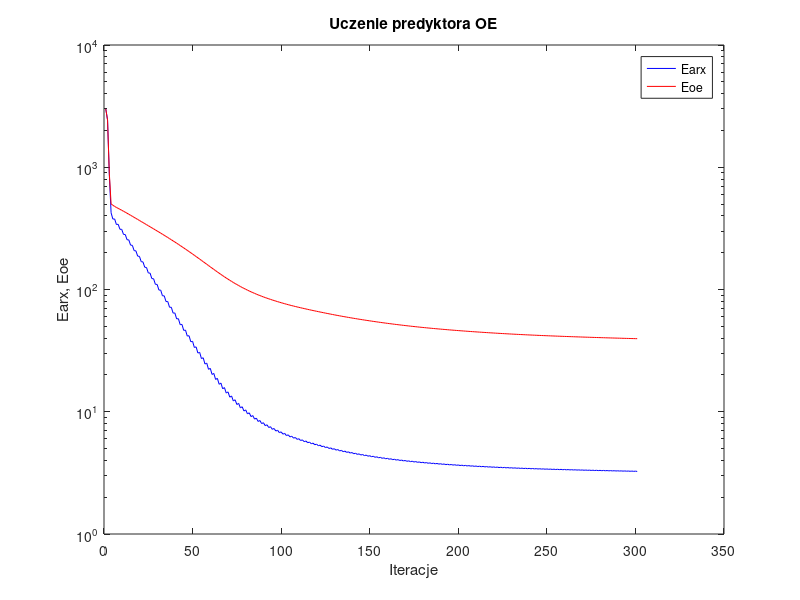
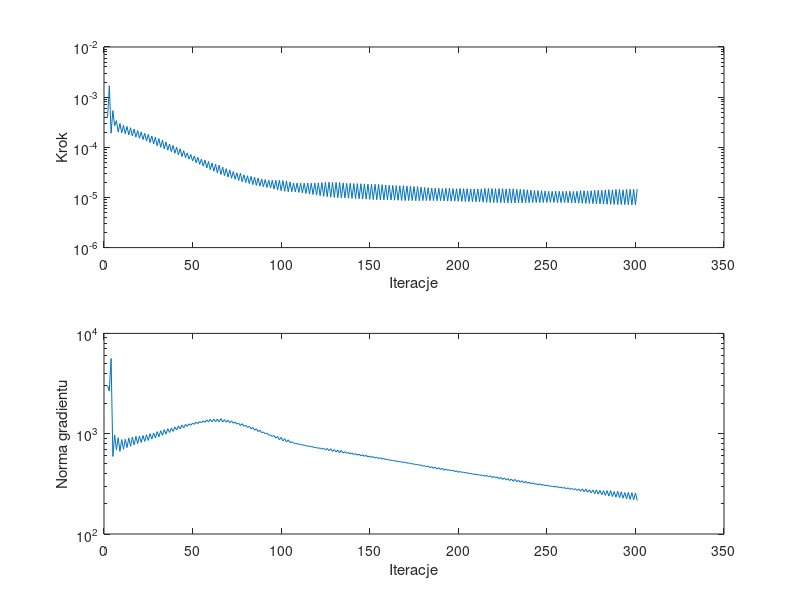

Here is the MATLAB script that generated these plots, in order:
%uczenie predyktora oe
clear all;
n=0; farx(n+1)=2.999326e+003; foe(n+1)=3.001473e+003; wspucz(n+1)=0.000000e+000; ng(n+1)=0.000000e+000;
n=1; farx(n+1)=2.442618e+003; foe(n+1)=2.430239e+003; krok(n+1)=3.870231e-004; ng(n+1)=3.023827e+003;
n=2; farx(n+1)=8.724924e+002; foe(n+1)=8.907636e+002; krok(n+1)=1.691206e-003; ng(n+1)=2.658602e+003;
n=3; farx(n+1)=4.241689e+002; foe(n+1)=5.013745e+002; krok(n+1)=1.906226e-004; ng(n+1)=5.627907e+003;
n=4; farx(n+1)=3.768711e+002; foe(n+1)=4.890605e+002; krok(n+1)=5.391128e-004; ng(n+1)=5.929595e+002;
n=5; farx(n+1)=3.777293e+002; foe(n+1)=4.781644e+002; krok(n+1)=2.702490e-004; ng(n+1)=9.717736e+002;
n=6; farx(n+1)=3.401004e+002; foe(n+1)=4.691294e+002; krok(n+1)=3.411214e-004; ng(n+1)=6.908843e+002;
n=7; farx(n+1)=3.416530e+002; foe(n+1)=4.610894e+002; krok(n+1)=2.007086e-004; ng(n+1)=9.116649e+002;
n=8; farx(n+1)=3.107752e+002; foe(n+1)=4.528369e+002; krok(n+1)=2.986037e-004; ng(n+1)=6.657802e+002;
n=9; farx(n+1)=3.105746e+002; foe(n+1)=4.448979e+002; krok(n+1)=1.935115e-004; ng(n+1)=8.742706e+002;
n=10; farx(n+1)=2.823268e+002; foe(n+1)=4.366558e+002; krok(n+1)=2.749912e-004; ng(n+1)=7.003264e+002;
n=11; farx(n+1)=2.815503e+002; foe(n+1)=4.287636e+002; krok(n+1)=1.864955e-004; ng(n+1)=8.811823e+002;
n=12; farx(n+1)=2.554186e+002; foe(n+1)=4.205699e+002; krok(n+1)=2.608382e-004; ng(n+1)=7.274304e+002;
n=13; farx(n+1)=2.545568e+002; foe(n+1)=4.127458e+002; krok(n+1)=1.764835e-004; ng(n+1)=9.062734e+002;
n=14; farx(n+1)=2.306958e+002; foe(n+1)=4.046909e+002; krok(n+1)=2.456358e-004; ng(n+1)=7.496247e+002;
n=15; farx(n+1)=2.297645e+002; foe(n+1)=3.970436e+002; krok(n+1)=1.681794e-004; ng(n+1)=9.217874e+002;
n=16; farx(n+1)=2.080372e+002; foe(n+1)=3.892208e+002; krok(n+1)=2.308086e-004; ng(n+1)=7.740483e+002;
n=17; farx(n+1)=2.071573e+002; foe(n+1)=3.817893e+002; krok(n+1)=1.592395e-004; ng(n+1)=9.396698e+002;
n=18; farx(n+1)=1.875711e+002; foe(n+1)=3.742364e+002; krok(n+1)=2.148506e-004; ng(n+1)=7.976546e+002;
n=19; farx(n+1)=1.866723e+002; foe(n+1)=3.670832e+002; krok(n+1)=1.513017e-004; ng(n+1)=9.467312e+002;
n=20; farx(n+1)=1.689394e+002; foe(n+1)=3.598088e+002; krok(n+1)=2.015675e-004; ng(n+1)=8.181712e+002;
n=21; farx(n+1)=1.681278e+002; foe(n+1)=3.529203e+002; krok(n+1)=1.426314e-004; ng(n+1)=9.594819e+002;
n=22; farx(n+1)=1.520203e+002; foe(n+1)=3.459229e+002; krok(n+1)=1.897731e-004; ng(n+1)=8.373517e+002;
n=23; farx(n+1)=1.513468e+002; foe(n+1)=3.392809e+002; krok(n+1)=1.333319e-004; ng(n+1)=9.766317e+002;
n=24; farx(n+1)=1.366227e+002; foe(n+1)=3.325371e+002; krok(n+1)=1.802468e-004; ng(n+1)=8.562909e+002;
n=25; farx(n+1)=1.361494e+002; foe(n+1)=3.261061e+002; krok(n+1)=1.239407e-004; ng(n+1)=1.001442e+003;
n=26; farx(n+1)=1.228359e+002; foe(n+1)=3.196065e+002; krok(n+1)=1.681794e-004; ng(n+1)=8.825566e+002;
n=27; farx(n+1)=1.224394e+002; foe(n+1)=3.134098e+002; krok(n+1)=1.159103e-004; ng(n+1)=1.017829e+003;
n=28; farx(n+1)=1.102622e+002; foe(n+1)=3.071184e+002; krok(n+1)=1.592395e-004; ng(n+1)=9.072747e+002;
n=29; farx(n+1)=1.100305e+002; foe(n+1)=3.010945e+002; krok(n+1)=1.070782e-004; ng(n+1)=1.048368e+003;
n=30; farx(n+1)=9.898371e+001; foe(n+1)=2.949857e+002; krok(n+1)=1.489847e-004; ng(n+1)=9.324600e+002;
n=31; farx(n+1)=9.884183e+001; foe(n+1)=2.891480e+002; krok(n+1)=1.001340e-004; ng(n+1)=1.070443e+003;
n=32; farx(n+1)=8.880698e+001; foe(n+1)=2.832268e+002; krok(n+1)=1.385237e-004; ng(n+1)=9.622139e+002;
n=33; farx(n+1)=8.876468e+001; foe(n+1)=2.775462e+002; krok(n+1)=9.323759e-005; ng(n+1)=1.096666e+003;
n=34; farx(n+1)=7.966677e+001; foe(n+1)=2.717899e+002; krok(n+1)=1.283338e-004; ng(n+1)=9.922120e+002;
n=35; farx(n+1)=7.971042e+001; foe(n+1)=2.662601e+002; krok(n+1)=8.763006e-005; ng(n+1)=1.121124e+003;
n=36; farx(n+1)=7.154015e+001; foe(n+1)=2.606866e+002; krok(n+1)=1.162937e-004; ng(n+1)=1.028769e+003;
n=37; farx(n+1)=7.159432e+001; foe(n+1)=2.553200e+002; krok(n+1)=8.191911e-005; ng(n+1)=1.136162e+003;
n=38; farx(n+1)=6.413649e+001; foe(n+1)=2.498653e+002; krok(n+1)=1.089251e-004; ng(n+1)=1.055839e+003;
n=39; farx(n+1)=6.428453e+001; foe(n+1)=2.446110e+002; krok(n+1)=7.598256e-005; ng(n+1)=1.167997e+003;
n=40; farx(n+1)=5.750705e+001; foe(n+1)=2.392938e+002; krok(n+1)=1.007341e-004; ng(n+1)=1.087623e+003;
n=41; farx(n+1)=5.771660e+001; foe(n+1)=2.341575e+002; krok(n+1)=7.035223e-005; ng(n+1)=1.196286e+003;
n=42; farx(n+1)=5.156631e+001; foe(n+1)=2.289606e+002; krok(n+1)=9.345155e-005; ng(n+1)=1.115706e+003;
n=43; farx(n+1)=5.182546e+001; foe(n+1)=2.239475e+002; krok(n+1)=6.546014e-005; ng(n+1)=1.222046e+003;
n=44; farx(n+1)=4.628626e+001; foe(n+1)=2.188877e+002; krok(n+1)=8.559513e-005; ng(n+1)=1.145777e+003;
n=45; farx(n+1)=4.657323e+001; foe(n+1)=2.140183e+002; krok(n+1)=6.197037e-005; ng(n+1)=1.238451e+003;
n=46; farx(n+1)=4.158697e+001; foe(n+1)=2.091336e+002; krok(n+1)=7.737572e-005; ng(n+1)=1.183551e+003;
n=47; farx(n+1)=4.188597e+001; foe(n+1)=2.044088e+002; krok(n+1)=5.792561e-005; ng(n+1)=1.253700e+003;
n=48; farx(n+1)=3.735709e+001; foe(n+1)=1.996674e+002; krok(n+1)=7.188658e-005; ng(n+1)=1.213429e+003;
n=49; farx(n+1)=3.769280e+001; foe(n+1)=1.950770e+002; krok(n+1)=5.354731e-005; ng(n+1)=1.278018e+003;
n=50; farx(n+1)=3.356700e+001; foe(n+1)=1.904828e+002; krok(n+1)=6.738910e-005; ng(n+1)=1.240486e+003;
n=51; farx(n+1)=3.394200e+001; foe(n+1)=1.860285e+002; krok(n+1)=4.916986e-005; ng(n+1)=1.305691e+003;
n=52; farx(n+1)=3.020596e+001; foe(n+1)=1.815866e+002; krok(n+1)=6.309391e-005; ng(n+1)=1.261325e+003;
n=53; farx(n+1)=3.060327e+001; foe(n+1)=1.772913e+002; krok(n+1)=4.565415e-005; ng(n+1)=1.324512e+003;
n=54; farx(n+1)=2.723572e+001; foe(n+1)=1.730338e+002; krok(n+1)=5.843669e-005; ng(n+1)=1.285961e+003;
n=55; farx(n+1)=2.763412e+001; foe(n+1)=1.689166e+002; krok(n+1)=4.220457e-005; ng(n+1)=1.342455e+003;
n=56; farx(n+1)=2.457413e+001; foe(n+1)=1.648351e+002; krok(n+1)=5.538211e-005; ng(n+1)=1.297426e+003;
n=57; farx(n+1)=2.499256e+001; foe(n+1)=1.608853e+002; krok(n+1)=3.872924e-005; ng(n+1)=1.373703e+003;
n=58; farx(n+1)=2.223383e+001; foe(n+1)=1.569967e+002; krok(n+1)=5.210339e-005; ng(n+1)=1.306502e+003;
n=59; farx(n+1)=2.265133e+001; foe(n+1)=1.532395e+002; krok(n+1)=3.574308e-005; ng(n+1)=1.391815e+003;
n=60; farx(n+1)=2.018400e+001; foe(n+1)=1.495536e+002; krok(n+1)=4.878346e-005; ng(n+1)=1.312862e+003;
n=61; farx(n+1)=2.058779e+001; foe(n+1)=1.460127e+002; krok(n+1)=3.333618e-005; ng(n+1)=1.395835e+003;
n=62; farx(n+1)=1.837899e+001; foe(n+1)=1.425513e+002; krok(n+1)=4.565415e-005; ng(n+1)=1.319084e+003;
n=63; farx(n+1)=1.876541e+001; foe(n+1)=1.392253e+002; krok(n+1)=3.079431e-005; ng(n+1)=1.400110e+003;
n=64; farx(n+1)=1.677332e+001; foe(n+1)=1.359684e+002; krok(n+1)=4.381503e-005; ng(n+1)=1.309879e+003;
n=65; farx(n+1)=1.716059e+001; foe(n+1)=1.328398e+002; krok(n+1)=2.860122e-005; ng(n+1)=1.414558e+003;
n=66; farx(n+1)=1.541443e+001; foe(n+1)=1.298263e+002; krok(n+1)=4.014885e-005; ng(n+1)=1.309483e+003;
n=67; farx(n+1)=1.576297e+001; foe(n+1)=1.269530e+002; krok(n+1)=2.720139e-005; ng(n+1)=1.381277e+003;
n=68; farx(n+1)=1.421550e+001; foe(n+1)=1.241739e+002; krok(n+1)=3.746225e-005; ng(n+1)=1.302604e+003;
n=69; farx(n+1)=1.453850e+001; foe(n+1)=1.215235e+002; krok(n+1)=2.556688e-005; ng(n+1)=1.361994e+003;
n=70; farx(n+1)=1.316301e+001; foe(n+1)=1.189602e+002; krok(n+1)=3.546212e-005; ng(n+1)=1.284852e+003;
n=71; farx(n+1)=1.346816e+001; foe(n+1)=1.165185e+002; krok(n+1)=2.418894e-005; ng(n+1)=1.344211e+003;
n=72; farx(n+1)=1.225872e+001; foe(n+1)=1.141771e+002; krok(n+1)=3.290674e-005; ng(n+1)=1.270694e+003;
n=73; farx(n+1)=1.253359e+001; foe(n+1)=1.119501e+002; krok(n+1)=2.307378e-005; ng(n+1)=1.305784e+003;
n=74; farx(n+1)=1.146351e+001; foe(n+1)=1.098081e+002; krok(n+1)=3.104372e-005; ng(n+1)=1.247384e+003;
n=75; farx(n+1)=1.171080e+001; foe(n+1)=1.077735e+002; krok(n+1)=2.170937e-005; ng(n+1)=1.273215e+003;
n=76; farx(n+1)=1.075190e+001; foe(n+1)=1.057981e+002; krok(n+1)=3.034095e-005; ng(n+1)=1.208253e+003;
n=77; farx(n+1)=1.098906e+001; foe(n+1)=1.039263e+002; krok(n+1)=2.058283e-005; ng(n+1)=1.258011e+003;
n=78; farx(n+1)=1.014684e+001; foe(n+1)=1.021329e+002; krok(n+1)=2.832743e-005; ng(n+1)=1.186069e+003;
n=79; farx(n+1)=1.035763e+001; foe(n+1)=1.004370e+002; krok(n+1)=1.987209e-005; ng(n+1)=1.211663e+003;
n=80; farx(n+1)=9.605605e+000; foe(n+1)=9.880249e+001; krok(n+1)=2.713913e-005; ng(n+1)=1.156758e+003;
n=81; farx(n+1)=9.800089e+000; foe(n+1)=9.725084e+001; krok(n+1)=1.892601e-005; ng(n+1)=1.182508e+003;
n=82; farx(n+1)=9.126453e+000; foe(n+1)=9.575538e+001; krok(n+1)=2.628202e-005; ng(n+1)=1.120612e+003;
n=83; farx(n+1)=9.306481e+000; foe(n+1)=9.433339e+001; krok(n+1)=1.804864e-005; ng(n+1)=1.153725e+003;
n=84; farx(n+1)=8.704002e+000; foe(n+1)=9.296334e+001; krok(n+1)=2.541507e-005; ng(n+1)=1.083102e+003;
n=85; farx(n+1)=8.869437e+000; foe(n+1)=9.166210e+001; krok(n+1)=1.736589e-005; ng(n+1)=1.119172e+003;
n=86; farx(n+1)=8.329524e+000; foe(n+1)=9.040778e+001; krok(n+1)=2.450546e-005; ng(n+1)=1.049485e+003;
n=87; farx(n+1)=8.482129e+000; foe(n+1)=8.921580e+001; krok(n+1)=1.684728e-005; ng(n+1)=1.082900e+003;
n=88; farx(n+1)=7.999336e+000; foe(n+1)=8.806897e+001; krok(n+1)=2.336289e-005; ng(n+1)=1.025234e+003;
n=89; farx(n+1)=8.137203e+000; foe(n+1)=8.697868e+001; krok(n+1)=1.641304e-005; ng(n+1)=1.039872e+003;
n=90; farx(n+1)=7.698527e+000; foe(n+1)=8.592335e+001; krok(n+1)=2.277170e-005; ng(n+1)=9.974630e+002;
n=91; farx(n+1)=7.827180e+000; foe(n+1)=8.491488e+001; krok(n+1)=1.581864e-005; ng(n+1)=1.011472e+003;
n=92; farx(n+1)=7.430778e+000; foe(n+1)=8.393865e+001; krok(n+1)=2.209045e-005; ng(n+1)=9.677230e+002;
n=93; farx(n+1)=7.548289e+000; foe(n+1)=8.300859e+001; krok(n+1)=1.539716e-005; ng(n+1)=9.740922e+002;
n=94; farx(n+1)=7.182226e+000; foe(n+1)=8.210244e+001; krok(n+1)=2.190752e-005; ng(n+1)=9.388268e+002;
n=95; farx(n+1)=7.293944e+000; foe(n+1)=8.123138e+001; krok(n+1)=1.470858e-005; ng(n+1)=9.563213e+002;
n=96; farx(n+1)=6.955489e+000; foe(n+1)=8.038270e+001; krok(n+1)=2.190752e-005; ng(n+1)=9.058488e+002;
n=97; farx(n+1)=7.060735e+000; foe(n+1)=7.956484e+001; krok(n+1)=1.404624e-005; ng(n+1)=9.371732e+002;
n=98; farx(n+1)=6.747008e+000; foe(n+1)=7.876304e+001; krok(n+1)=2.206044e-005; ng(n+1)=8.707927e+002;
n=99; farx(n+1)=6.847722e+000; foe(n+1)=7.799292e+001; krok(n+1)=1.361457e-005; ng(n+1)=9.177618e+002;
n=100; farx(n+1)=6.557405e+000; foe(n+1)=7.724326e+001; krok(n+1)=2.167257e-005; ng(n+1)=8.468299e+002;
n=101; farx(n+1)=6.652203e+000; foe(n+1)=7.651923e+001; krok(n+1)=1.322977e-005; ng(n+1)=8.934361e+002;
n=102; farx(n+1)=6.382726e+000; foe(n+1)=7.581262e+001; krok(n+1)=2.142725e-005; ng(n+1)=8.244440e+002;
n=103; farx(n+1)=6.473418e+000; foe(n+1)=7.513017e+001; krok(n+1)=1.302585e-005; ng(n+1)=8.697306e+002;
n=104; farx(n+1)=6.226245e+000; foe(n+1)=7.447087e+001; krok(n+1)=2.044242e-005; ng(n+1)=8.152566e+002;
n=105; farx(n+1)=6.310466e+000; foe(n+1)=7.383437e+001; krok(n+1)=1.302585e-005; ng(n+1)=8.324784e+002;
n=106; farx(n+1)=6.083103e+000; foe(n+1)=7.321746e+001; krok(n+1)=1.943349e-005; ng(n+1)=8.100089e+002;
n=107; farx(n+1)=6.159881e+000; foe(n+1)=7.262198e+001; krok(n+1)=1.290553e-005; ng(n+1)=7.973260e+002;
n=108; farx(n+1)=5.945576e+000; foe(n+1)=7.203479e+001; krok(n+1)=1.934393e-005; ng(n+1)=7.961426e+002;
n=109; farx(n+1)=6.019475e+000; foe(n+1)=7.146656e+001; krok(n+1)=1.259797e-005; ng(n+1)=7.829803e+002;
n=110; farx(n+1)=5.816782e+000; foe(n+1)=7.090693e+001; krok(n+1)=1.924408e-005; ng(n+1)=7.834693e+002;
n=111; farx(n+1)=5.888003e+000; foe(n+1)=7.036319e+001; krok(n+1)=1.229246e-005; ng(n+1)=7.698804e+002;
n=112; farx(n+1)=5.696262e+000; foe(n+1)=6.982784e+001; krok(n+1)=1.914473e-005; ng(n+1)=7.703145e+002;
n=113; farx(n+1)=5.764306e+000; foe(n+1)=6.930740e+001; krok(n+1)=1.197415e-005; ng(n+1)=7.556971e+002;
n=114; farx(n+1)=5.581290e+000; foe(n+1)=6.879138e+001; krok(n+1)=1.935047e-005; ng(n+1)=7.546042e+002;
n=115; farx(n+1)=5.647862e+000; foe(n+1)=6.828925e+001; krok(n+1)=1.168144e-005; ng(n+1)=7.480486e+002;
n=116; farx(n+1)=5.473910e+000; foe(n+1)=6.779436e+001; krok(n+1)=1.924408e-005; ng(n+1)=7.429182e+002;
n=117; farx(n+1)=5.538012e+000; foe(n+1)=6.731195e+001; krok(n+1)=1.143043e-005; ng(n+1)=7.355161e+002;
n=118; farx(n+1)=5.371977e+000; foe(n+1)=6.683473e+001; krok(n+1)=1.929081e-005; ng(n+1)=7.298233e+002;
n=119; farx(n+1)=5.433950e+000; foe(n+1)=6.636957e+001; krok(n+1)=1.115447e-005; ng(n+1)=7.256159e+002;
n=120; farx(n+1)=5.274339e+000; foe(n+1)=6.590734e+001; krok(n+1)=1.953303e-005; ng(n+1)=7.158371e+002;
n=121; farx(n+1)=5.334948e+000; foe(n+1)=6.545585e+001; krok(n+1)=1.085468e-005; ng(n+1)=7.211067e+002;
n=122; farx(n+1)=5.181439e+000; foe(n+1)=6.500735e+001; krok(n+1)=1.976919e-005; ng(n+1)=7.021041e+002;
n=123; farx(n+1)=5.240601e+000; foe(n+1)=6.456901e+001; krok(n+1)=1.057446e-005; ng(n+1)=7.170708e+002;
n=124; farx(n+1)=5.092811e+000; foe(n+1)=6.413273e+001; krok(n+1)=2.003236e-005; ng(n+1)=6.882999e+002;
n=125; farx(n+1)=5.150761e+000; foe(n+1)=6.370688e+001; krok(n+1)=1.033992e-005; ng(n+1)=7.129766e+002;
n=126; farx(n+1)=5.008448e+000; foe(n+1)=6.328401e+001; krok(n+1)=2.018691e-005; ng(n+1)=6.763744e+002;
n=127; farx(n+1)=5.065404e+000; foe(n+1)=6.287032e+001; krok(n+1)=1.015759e-005; ng(n+1)=7.083240e+002;
n=128; farx(n+1)=4.929812e+000; foe(n+1)=6.246275e+001; krok(n+1)=1.995189e-005; ng(n+1)=6.672190e+002;
n=129; farx(n+1)=4.984652e+000; foe(n+1)=6.206583e+001; krok(n+1)=1.003721e-005; ng(n+1)=6.936848e+002;
n=130; farx(n+1)=4.854344e+000; foe(n+1)=6.167145e+001; krok(n+1)=1.995189e-005; ng(n+1)=6.573214e+002;
n=131; farx(n+1)=4.907909e+000; foe(n+1)=6.128728e+001; krok(n+1)=9.888364e-006; ng(n+1)=6.858688e+002;
n=132; farx(n+1)=4.782168e+000; foe(n+1)=6.090598e+001; krok(n+1)=1.999909e-005; ng(n+1)=6.479516e+002;
n=133; farx(n+1)=4.835045e+000; foe(n+1)=6.053267e+001; krok(n+1)=9.766516e-006; ng(n+1)=6.809643e+002;
n=134; farx(n+1)=4.715505e+000; foe(n+1)=6.016674e+001; krok(n+1)=1.954543e-005; ng(n+1)=6.412867e+002;
n=135; farx(n+1)=4.766628e+000; foe(n+1)=5.981032e+001; krok(n+1)=9.766516e-006; ng(n+1)=6.628722e+002;
n=136; farx(n+1)=4.652316e+000; foe(n+1)=5.946078e+001; krok(n+1)=1.909813e-005; ng(n+1)=6.366659e+002;
n=137; farx(n+1)=4.701679e+000; foe(n+1)=5.911848e+001; krok(n+1)=9.671965e-006; ng(n+1)=6.491456e+002;
n=138; farx(n+1)=4.591340e+000; foe(n+1)=5.877931e+001; krok(n+1)=1.912864e-005; ng(n+1)=6.272056e+002;
n=139; farx(n+1)=4.639904e+000; foe(n+1)=5.844747e+001; krok(n+1)=9.572367e-006; ng(n+1)=6.424935e+002;
n=140; farx(n+1)=4.533848e+000; foe(n+1)=5.812070e+001; krok(n+1)=1.891271e-005; ng(n+1)=6.200653e+002;
n=141; farx(n+1)=4.581118e+000; foe(n+1)=5.780075e+001; krok(n+1)=9.479621e-006; ng(n+1)=6.319123e+002;
n=142; farx(n+1)=4.478781e+000; foe(n+1)=5.748414e+001; krok(n+1)=1.886969e-005; ng(n+1)=6.112933e+002;
n=143; farx(n+1)=4.525137e+000; foe(n+1)=5.717452e+001; krok(n+1)=9.388408e-006; ng(n+1)=6.240765e+002;
n=144; farx(n+1)=4.426309e+000; foe(n+1)=5.686864e+001; krok(n+1)=1.877358e-005; ng(n+1)=6.034590e+002;
n=145; farx(n+1)=4.471791e+000; foe(n+1)=5.656894e+001; krok(n+1)=9.299765e-006; ng(n+1)=6.164425e+002;
n=146; farx(n+1)=4.376415e+000; foe(n+1)=5.627330e+001; krok(n+1)=1.865637e-005; ng(n+1)=5.955666e+002;
n=147; farx(n+1)=4.420994e+000; foe(n+1)=5.598363e+001; krok(n+1)=9.225986e-006; ng(n+1)=6.078848e+002;
n=148; farx(n+1)=4.328960e+000; foe(n+1)=5.569809e+001; krok(n+1)=1.850942e-005; ng(n+1)=5.879506e+002;
n=149; farx(n+1)=4.372616e+000; foe(n+1)=5.541834e+001; krok(n+1)=9.158722e-006; ng(n+1)=5.988687e+002;
n=150; farx(n+1)=4.283714e+000; foe(n+1)=5.514244e+001; krok(n+1)=1.837798e-005; ng(n+1)=5.802979e+002;
n=151; farx(n+1)=4.326490e+000; foe(n+1)=5.487213e+001; krok(n+1)=9.089066e-006; ng(n+1)=5.904277e+002;
n=152; farx(n+1)=4.240499e+000; foe(n+1)=5.460529e+001; krok(n+1)=1.827909e-005; ng(n+1)=5.724574e+002;
n=153; farx(n+1)=4.282460e+000; foe(n+1)=5.434387e+001; krok(n+1)=9.015490e-006; ng(n+1)=5.826653e+002;
n=154; farx(n+1)=4.199140e+000; foe(n+1)=5.408559e+001; krok(n+1)=1.821997e-005; ng(n+1)=5.644641e+002;
n=155; farx(n+1)=4.240498e+000; foe(n+1)=5.383241e+001; krok(n+1)=8.958287e-006; ng(n+1)=5.758919e+002;
n=156; farx(n+1)=4.160069e+000; foe(n+1)=5.358353e+001; krok(n+1)=1.799001e-005; ng(n+1)=5.577675e+002;
n=157; farx(n+1)=4.200609e+000; foe(n+1)=5.333956e+001; krok(n+1)=8.932063e-006; ng(n+1)=5.659398e+002;
n=158; farx(n+1)=4.122960e+000; foe(n+1)=5.309995e+001; krok(n+1)=1.773106e-005; ng(n+1)=5.514703e+002;
n=159; farx(n+1)=4.162686e+000; foe(n+1)=5.286498e+001; krok(n+1)=8.913402e-006; ng(n+1)=5.560326e+002;
n=160; farx(n+1)=4.087786e+000; foe(n+1)=5.263433e+001; krok(n+1)=1.744002e-005; ng(n+1)=5.453195e+002;
n=161; farx(n+1)=4.126523e+000; foe(n+1)=5.240837e+001; krok(n+1)=8.883311e-006; ng(n+1)=5.452900e+002;
n=162; farx(n+1)=4.053764e+000; foe(n+1)=5.218519e+001; krok(n+1)=1.737277e-005; ng(n+1)=5.378669e+002;
n=163; farx(n+1)=4.091969e+000; foe(n+1)=5.196624e+001; krok(n+1)=8.829868e-006; ng(n+1)=5.390583e+002;
n=164; farx(n+1)=4.021548e+000; foe(n+1)=5.175072e+001; krok(n+1)=1.718695e-005; ng(n+1)=5.310259e+002;
n=165; farx(n+1)=4.059027e+000; foe(n+1)=5.153955e+001; krok(n+1)=8.804989e-006; ng(n+1)=5.301960e+002;
n=166; farx(n+1)=3.990501e+000; foe(n+1)=5.133159e+001; krok(n+1)=1.707914e-005; ng(n+1)=5.244943e+002;
n=167; farx(n+1)=4.027333e+000; foe(n+1)=5.112684e+001; krok(n+1)=8.720009e-006; ng(n+1)=5.244016e+002;
n=168; farx(n+1)=3.960395e+000; foe(n+1)=5.092451e+001; krok(n+1)=1.720017e-005; ng(n+1)=5.157693e+002;
n=169; farx(n+1)=3.996977e+000; foe(n+1)=5.072503e+001; krok(n+1)=8.648025e-006; ng(n+1)=5.212809e+002;
n=170; farx(n+1)=3.932263e+000; foe(n+1)=5.052960e+001; krok(n+1)=1.697768e-005; ng(n+1)=5.090003e+002;
n=171; farx(n+1)=3.968092e+000; foe(n+1)=5.033772e+001; krok(n+1)=8.648025e-006; ng(n+1)=5.112775e+002;
n=172; farx(n+1)=3.905404e+000; foe(n+1)=5.014946e+001; krok(n+1)=1.672925e-005; ng(n+1)=5.030788e+002;
n=173; farx(n+1)=3.940573e+000; foe(n+1)=4.996460e+001; krok(n+1)=8.648025e-006; ng(n+1)=5.021103e+002;
n=174; farx(n+1)=3.879755e+000; foe(n+1)=4.978331e+001; krok(n+1)=1.649003e-005; ng(n+1)=4.974016e+002;
n=175; farx(n+1)=3.914155e+000; foe(n+1)=4.960503e+001; krok(n+1)=8.610243e-006; ng(n+1)=4.935984e+002;
n=176; farx(n+1)=3.854850e+000; foe(n+1)=4.942909e+001; krok(n+1)=1.649003e-005; ng(n+1)=4.897687e+002;
n=177; farx(n+1)=3.889026e+000; foe(n+1)=4.925607e+001; krok(n+1)=8.600086e-006; ng(n+1)=4.885085e+002;
n=178; farx(n+1)=3.831923e+000; foe(n+1)=4.908728e+001; krok(n+1)=1.602043e-005; ng(n+1)=4.853548e+002;
n=179; farx(n+1)=3.865144e+000; foe(n+1)=4.892195e+001; krok(n+1)=8.657728e-006; ng(n+1)=4.750841e+002;
n=180; farx(n+1)=3.809617e+000; foe(n+1)=4.875951e+001; krok(n+1)=1.577348e-005; ng(n+1)=4.804880e+002;
n=181; farx(n+1)=3.842250e+000; foe(n+1)=4.859988e+001; krok(n+1)=8.648025e-006; ng(n+1)=4.672386e+002;
n=182; farx(n+1)=3.788244e+000; foe(n+1)=4.844289e+001; krok(n+1)=1.560740e-005; ng(n+1)=4.746284e+002;
n=183; farx(n+1)=3.820371e+000; foe(n+1)=4.828866e+001; krok(n+1)=8.648025e-006; ng(n+1)=4.597966e+002;
n=184; farx(n+1)=3.767830e+000; foe(n+1)=4.813720e+001; krok(n+1)=1.539889e-005; ng(n+1)=4.693889e+002;
n=185; farx(n+1)=3.799415e+000; foe(n+1)=4.798825e+001; krok(n+1)=8.648025e-006; ng(n+1)=4.521486e+002;
n=186; farx(n+1)=3.748207e+000; foe(n+1)=4.784194e+001; krok(n+1)=1.523649e-005; ng(n+1)=4.639615e+002;
n=187; farx(n+1)=3.779200e+000; foe(n+1)=4.769784e+001; krok(n+1)=8.610243e-006; ng(n+1)=4.454462e+002;
n=188; farx(n+1)=3.729156e+000; foe(n+1)=4.755571e+001; krok(n+1)=1.523649e-005; ng(n+1)=4.570654e+002;
n=189; farx(n+1)=3.759920e+000; foe(n+1)=4.741578e+001; krok(n+1)=8.600086e-006; ng(n+1)=4.408136e+002;
n=190; farx(n+1)=3.711261e+000; foe(n+1)=4.727885e+001; krok(n+1)=1.496279e-005; ng(n+1)=4.525674e+002;
n=191; farx(n+1)=3.741135e+000; foe(n+1)=4.714394e+001; krok(n+1)=8.546025e-006; ng(n+1)=4.323217e+002;
n=192; farx(n+1)=3.693335e+000; foe(n+1)=4.700994e+001; krok(n+1)=1.519696e-005; ng(n+1)=4.439048e+002;
n=193; farx(n+1)=3.723022e+000; foe(n+1)=4.687808e+001; krok(n+1)=8.445859e-006; ng(n+1)=4.311339e+002;
n=194; farx(n+1)=3.676191e+000; foe(n+1)=4.674762e+001; krok(n+1)=1.527191e-005; ng(n+1)=4.367309e+002;
n=195; farx(n+1)=3.705735e+000; foe(n+1)=4.661926e+001; krok(n+1)=8.423638e-006; ng(n+1)=4.277690e+002;
n=196; farx(n+1)=3.660238e+000; foe(n+1)=4.649353e+001; krok(n+1)=1.498382e-005; ng(n+1)=4.322173e+002;
n=197; farx(n+1)=3.689075e+000; foe(n+1)=4.636995e+001; krok(n+1)=8.429495e-006; ng(n+1)=4.188450e+002;
n=198; farx(n+1)=3.644658e+000; foe(n+1)=4.624799e+001; krok(n+1)=1.490654e-005; ng(n+1)=4.262191e+002;
n=199; farx(n+1)=3.672943e+000; foe(n+1)=4.612826e+001; krok(n+1)=8.379583e-006; ng(n+1)=4.131021e+002;
n=200; farx(n+1)=3.629220e+000; foe(n+1)=4.600940e+001; krok(n+1)=1.506057e-005; ng(n+1)=4.191582e+002;
n=201; farx(n+1)=3.657436e+000; foe(n+1)=4.589235e+001; krok(n+1)=8.316918e-006; ng(n+1)=4.118570e+002;
n=202; farx(n+1)=3.614677e+000; foe(n+1)=4.577727e+001; krok(n+1)=1.496279e-005; ng(n+1)=4.137691e+002;
n=203; farx(n+1)=3.642451e+000; foe(n+1)=4.566378e+001; krok(n+1)=8.284610e-006; ng(n+1)=4.065353e+002;
n=204; farx(n+1)=3.600655e+000; foe(n+1)=4.555202e+001; krok(n+1)=1.491645e-005; ng(n+1)=4.077547e+002;
n=205; farx(n+1)=3.628064e+000; foe(n+1)=4.544196e+001; krok(n+1)=8.269595e-006; ng(n+1)=4.013431e+002;
n=206; farx(n+1)=3.587293e+000; foe(n+1)=4.533376e+001; krok(n+1)=1.476242e-005; ng(n+1)=4.026185e+002;
n=207; farx(n+1)=3.614129e+000; foe(n+1)=4.522736e+001; krok(n+1)=8.245594e-006; ng(n+1)=3.947264e+002;
n=208; farx(n+1)=3.574114e+000; foe(n+1)=4.512205e+001; krok(n+1)=1.481538e-005; ng(n+1)=3.963668e+002;
n=209; farx(n+1)=3.600713e+000; foe(n+1)=4.501841e+001; krok(n+1)=8.205260e-006; ng(n+1)=3.915481e+002;
n=210; farx(n+1)=3.561490e+000; foe(n+1)=4.491631e+001; krok(n+1)=1.476011e-005; ng(n+1)=3.910931e+002;
n=211; farx(n+1)=3.587678e+000; foe(n+1)=4.481562e+001; krok(n+1)=8.155065e-006; ng(n+1)=3.872099e+002;
n=212; farx(n+1)=3.549204e+000; foe(n+1)=4.471614e+001; krok(n+1)=1.481560e-005; ng(n+1)=3.848189e+002;
n=213; farx(n+1)=3.574913e+000; foe(n+1)=4.461813e+001; krok(n+1)=8.058704e-006; ng(n+1)=3.837625e+002;
n=214; farx(n+1)=3.536911e+000; foe(n+1)=4.452041e+001; krok(n+1)=1.515170e-005; ng(n+1)=3.769628e+002;
n=215; farx(n+1)=3.562611e+000; foe(n+1)=4.442411e+001; krok(n+1)=7.969908e-006; ng(n+1)=3.844605e+002;
n=216; farx(n+1)=3.525350e+000; foe(n+1)=4.432911e+001; krok(n+1)=1.515170e-005; ng(n+1)=3.713150e+002;
n=217; farx(n+1)=3.550735e+000; foe(n+1)=4.423548e+001; krok(n+1)=7.938342e-006; ng(n+1)=3.805444e+002;
n=218; farx(n+1)=3.514309e+000; foe(n+1)=4.414328e+001; krok(n+1)=1.506473e-005; ng(n+1)=3.660778e+002;
n=219; farx(n+1)=3.539320e+000; foe(n+1)=4.405257e+001; krok(n+1)=7.938342e-006; ng(n+1)=3.750850e+002;
n=220; farx(n+1)=3.503594e+000; foe(n+1)=4.396334e+001; krok(n+1)=1.496279e-005; ng(n+1)=3.615383e+002;
n=221; farx(n+1)=3.528184e+000; foe(n+1)=4.387525e+001; krok(n+1)=7.895680e-006; ng(n+1)=3.706315e+002;
n=222; farx(n+1)=3.493225e+000; foe(n+1)=4.378822e+001; krok(n+1)=1.497616e-005; ng(n+1)=3.556107e+002;
n=223; farx(n+1)=3.517427e+000; foe(n+1)=4.370270e+001; krok(n+1)=7.866658e-006; ng(n+1)=3.660722e+002;
n=224; farx(n+1)=3.483135e+000; foe(n+1)=4.361801e+001; krok(n+1)=1.497616e-005; ng(n+1)=3.502472e+002;
n=225; farx(n+1)=3.507116e+000; foe(n+1)=4.353484e+001; krok(n+1)=7.864914e-006; ng(n+1)=3.622482e+002;
n=226; farx(n+1)=3.473554e+000; foe(n+1)=4.345305e+001; krok(n+1)=1.477879e-005; ng(n+1)=3.463941e+002;
n=227; farx(n+1)=3.497032e+000; foe(n+1)=4.337253e+001; krok(n+1)=7.840842e-006; ng(n+1)=3.565439e+002;
n=228; farx(n+1)=3.464025e+000; foe(n+1)=4.329272e+001; krok(n+1)=1.486240e-005; ng(n+1)=3.407542e+002;
n=229; farx(n+1)=3.487254e+000; foe(n+1)=4.321415e+001; krok(n+1)=7.792977e-006; ng(n+1)=3.539942e+002;
n=230; farx(n+1)=3.454855e+000; foe(n+1)=4.313641e+001; krok(n+1)=1.486954e-005; ng(n+1)=3.355832e+002;
n=231; farx(n+1)=3.477882e+000; foe(n+1)=4.305995e+001; krok(n+1)=7.794783e-006; ng(n+1)=3.503902e+002;
n=232; farx(n+1)=3.446253e+000; foe(n+1)=4.298487e+001; krok(n+1)=1.461294e-005; ng(n+1)=3.320106e+002;
n=233; farx(n+1)=3.468796e+000; foe(n+1)=4.291106e+001; krok(n+1)=7.815812e-006; ng(n+1)=3.436062e+002;
n=234; farx(n+1)=3.437731e+000; foe(n+1)=4.283820e+001; krok(n+1)=1.453671e-005; ng(n+1)=3.279762e+002;
n=235; farx(n+1)=3.459990e+000; foe(n+1)=4.276641e+001; krok(n+1)=7.806114e-006; ng(n+1)=3.396968e+002;
n=236; farx(n+1)=3.429614e+000; foe(n+1)=4.269569e+001; krok(n+1)=1.438760e-005; ng(n+1)=3.240553e+002;
n=237; farx(n+1)=3.451505e+000; foe(n+1)=4.262617e+001; krok(n+1)=7.829941e-006; ng(n+1)=3.341101e+002;
n=238; farx(n+1)=3.421844e+000; foe(n+1)=4.255768e+001; krok(n+1)=1.416371e-005; ng(n+1)=3.206119e+002;
n=239; farx(n+1)=3.443360e+000; foe(n+1)=4.249050e+001; krok(n+1)=7.884010e-006; ng(n+1)=3.280121e+002;
n=240; farx(n+1)=3.414258e+000; foe(n+1)=4.242434e+001; krok(n+1)=1.393983e-005; ng(n+1)=3.178292e+002;
n=241; farx(n+1)=3.435405e+000; foe(n+1)=4.235917e+001; krok(n+1)=7.895680e-006; ng(n+1)=3.232167e+002;
n=242; farx(n+1)=3.407046e+000; foe(n+1)=4.229488e+001; krok(n+1)=1.373458e-005; ng(n+1)=3.141332e+002;
n=243; farx(n+1)=3.427726e+000; foe(n+1)=4.223194e+001; krok(n+1)=7.940086e-006; ng(n+1)=3.170062e+002;
n=244; farx(n+1)=3.399658e+000; foe(n+1)=4.216951e+001; krok(n+1)=1.372904e-005; ng(n+1)=3.107449e+002;
n=245; farx(n+1)=3.420199e+000; foe(n+1)=4.210787e+001; krok(n+1)=7.895680e-006; ng(n+1)=3.153086e+002;
n=246; farx(n+1)=3.392748e+000; foe(n+1)=4.204705e+001; krok(n+1)=1.361415e-005; ng(n+1)=3.068569e+002;
n=247; farx(n+1)=3.412979e+000; foe(n+1)=4.198727e+001; krok(n+1)=7.938342e-006; ng(n+1)=3.104399e+002;
n=248; farx(n+1)=3.386011e+000; foe(n+1)=4.192834e+001; krok(n+1)=1.342816e-005; ng(n+1)=3.041126e+002;
n=249; farx(n+1)=3.405949e+000; foe(n+1)=4.187026e+001; krok(n+1)=7.964158e-006; ng(n+1)=3.061424e+002;
n=250; farx(n+1)=3.379542e+000; foe(n+1)=4.181303e+001; krok(n+1)=1.323611e-005; ng(n+1)=3.011050e+002;
n=251; farx(n+1)=3.399086e+000; foe(n+1)=4.175670e+001; krok(n+1)=7.989188e-006; ng(n+1)=3.011609e+002;
n=252; farx(n+1)=3.373030e+000; foe(n+1)=4.170096e+001; krok(n+1)=1.321254e-005; ng(n+1)=2.976644e+002;
n=253; farx(n+1)=3.392310e+000; foe(n+1)=4.164590e+001; krok(n+1)=7.940086e-006; ng(n+1)=2.987126e+002;
n=254; farx(n+1)=3.366577e+000; foe(n+1)=4.159132e+001; krok(n+1)=1.331856e-005; ng(n+1)=2.933461e+002;
n=255; farx(n+1)=3.385701e+000; foe(n+1)=4.153734e+001; krok(n+1)=7.886739e-006; ng(n+1)=2.972015e+002;
n=256; farx(n+1)=3.360450e+000; foe(n+1)=4.148399e+001; krok(n+1)=1.328620e-005; ng(n+1)=2.894437e+002;
n=257; farx(n+1)=3.379311e+000; foe(n+1)=4.143142e+001; krok(n+1)=7.895680e-006; ng(n+1)=2.936286e+002;
n=258; farx(n+1)=3.354435e+000; foe(n+1)=4.137947e+001; krok(n+1)=1.321254e-005; ng(n+1)=2.863401e+002;
n=259; farx(n+1)=3.373003e+000; foe(n+1)=4.132816e+001; krok(n+1)=7.866658e-006; ng(n+1)=2.906166e+002;
n=260; farx(n+1)=3.348448e+000; foe(n+1)=4.127731e+001; krok(n+1)=1.328171e-005; ng(n+1)=2.823998e+002;
n=261; farx(n+1)=3.366852e+000; foe(n+1)=4.122704e+001; krok(n+1)=7.829941e-006; ng(n+1)=2.887958e+002;
n=262; farx(n+1)=3.342643e+000; foe(n+1)=4.117736e+001; krok(n+1)=1.328171e-005; ng(n+1)=2.789075e+002;
n=263; farx(n+1)=3.360837e+000; foe(n+1)=4.112820e+001; krok(n+1)=7.806114e-006; ng(n+1)=2.863702e+002;
n=264; farx(n+1)=3.337046e+000; foe(n+1)=4.107967e+001; krok(n+1)=1.322977e-005; ng(n+1)=2.754969e+002;
n=265; farx(n+1)=3.354940e+000; foe(n+1)=4.103173e+001; krok(n+1)=7.792977e-006; ng(n+1)=2.830411e+002;
n=266; farx(n+1)=3.331434e+000; foe(n+1)=4.098424e+001; krok(n+1)=1.328171e-005; ng(n+1)=2.719376e+002;
n=267; farx(n+1)=3.349025e+000; foe(n+1)=4.093724e+001; krok(n+1)=7.698578e-006; ng(n+1)=2.813191e+002;
n=268; farx(n+1)=3.325707e+000; foe(n+1)=4.089028e+001; krok(n+1)=1.361457e-005; ng(n+1)=2.668652e+002;
n=269; farx(n+1)=3.343309e+000; foe(n+1)=4.084384e+001; krok(n+1)=7.622483e-006; ng(n+1)=2.819192e+002;
n=270; farx(n+1)=3.320332e+000; foe(n+1)=4.079790e+001; krok(n+1)=1.361457e-005; ng(n+1)=2.634947e+002;
n=271; farx(n+1)=3.337751e+000; foe(n+1)=4.075248e+001; krok(n+1)=7.618246e-006; ng(n+1)=2.794259e+002;
n=272; farx(n+1)=3.315164e+000; foe(n+1)=4.070769e+001; krok(n+1)=1.350026e-005; ng(n+1)=2.607156e+002;
n=273; farx(n+1)=3.332243e+000; foe(n+1)=4.066342e+001; krok(n+1)=7.599740e-006; ng(n+1)=2.758602e+002;
n=274; farx(n+1)=3.309905e+000; foe(n+1)=4.061945e+001; krok(n+1)=1.361457e-005; ng(n+1)=2.570271e+002;
n=275; farx(n+1)=3.326804e+000; foe(n+1)=4.057595e+001; krok(n+1)=7.535405e-006; ng(n+1)=2.747355e+002;
n=276; farx(n+1)=3.304589e+000; foe(n+1)=4.053269e+001; krok(n+1)=1.384553e-005; ng(n+1)=2.531796e+002;
n=277; farx(n+1)=3.321416e+000; foe(n+1)=4.048967e+001; krok(n+1)=7.440373e-006; ng(n+1)=2.753178e+002;
n=278; farx(n+1)=3.299619e+000; foe(n+1)=4.044705e+001; krok(n+1)=1.390431e-005; ng(n+1)=2.492187e+002;
n=279; farx(n+1)=3.316207e+000; foe(n+1)=4.040504e+001; krok(n+1)=7.440373e-006; ng(n+1)=2.722554e+002;
n=280; farx(n+1)=3.294655e+000; foe(n+1)=4.036340e+001; krok(n+1)=1.390226e-005; ng(n+1)=2.464117e+002;
n=281; farx(n+1)=3.310999e+000; foe(n+1)=4.032219e+001; krok(n+1)=7.381362e-006; ng(n+1)=2.704860e+002;
n=282; farx(n+1)=3.289610e+000; foe(n+1)=4.028110e+001; krok(n+1)=1.414532e-005; ng(n+1)=2.424913e+002;
n=283; farx(n+1)=3.305894e+000; foe(n+1)=4.024038e+001; krok(n+1)=7.316160e-006; ng(n+1)=2.705778e+002;
n=284; farx(n+1)=3.284651e+000; foe(n+1)=4.020003e+001; krok(n+1)=1.430061e-005; ng(n+1)=2.392301e+002;
n=285; farx(n+1)=3.300858e+000; foe(n+1)=4.015982e+001; krok(n+1)=7.258975e-006; ng(n+1)=2.705640e+002;
n=286; farx(n+1)=3.280146e+000; foe(n+1)=4.012021e+001; krok(n+1)=1.416371e-005; ng(n+1)=2.360811e+002;
n=287; farx(n+1)=3.295907e+000; foe(n+1)=4.008127e+001; krok(n+1)=7.265431e-006; ng(n+1)=2.652274e+002;
n=288; farx(n+1)=3.275250e+000; foe(n+1)=4.004226e+001; krok(n+1)=1.442554e-005; ng(n+1)=2.326820e+002;
n=289; farx(n+1)=3.291031e+000; foe(n+1)=4.000359e+001; krok(n+1)=7.194757e-006; ng(n+1)=2.665299e+002;
n=290; farx(n+1)=3.270732e+000; foe(n+1)=3.996532e+001; krok(n+1)=1.438760e-005; ng(n+1)=2.297345e+002;
n=291; farx(n+1)=3.286300e+000; foe(n+1)=3.992757e+001; krok(n+1)=7.211524e-006; ng(n+1)=2.633012e+002;
n=292; farx(n+1)=3.266426e+000; foe(n+1)=3.989026e+001; krok(n+1)=1.416371e-005; ng(n+1)=2.275544e+002;
n=293; farx(n+1)=3.281575e+000; foe(n+1)=3.985361e+001; krok(n+1)=7.204914e-006; ng(n+1)=2.585611e+002;
n=294; farx(n+1)=3.261742e+000; foe(n+1)=3.981675e+001; krok(n+1)=1.447119e-005; ng(n+1)=2.241084e+002;
n=295; farx(n+1)=3.276939e+000; foe(n+1)=3.978031e+001; krok(n+1)=7.137645e-006; ng(n+1)=2.601549e+002;
n=296; farx(n+1)=3.257362e+000; foe(n+1)=3.974416e+001; krok(n+1)=1.447119e-005; ng(n+1)=2.214571e+002;
n=297; farx(n+1)=3.272403e+000; foe(n+1)=3.970841e+001; krok(n+1)=7.133044e-006; ng(n+1)=2.581051e+002;
n=298; farx(n+1)=3.253055e+000; foe(n+1)=3.967307e+001; krok(n+1)=1.442554e-005; ng(n+1)=2.191873e+002;
n=299; farx(n+1)=3.267850e+000; foe(n+1)=3.963799e+001; krok(n+1)=7.086051e-006; ng(n+1)=2.561351e+002;
n=300; farx(n+1)=3.248721e+000; foe(n+1)=3.960300e+001; krok(n+1)=1.461294e-005; ng(n+1)=2.157784e+002;

figure; semilogy(farx,'b'); hold on; semilogy(foe,'r'); xlabel('Iteracje'); ylabel('Earx, Eoe'); legend('Earx','Eoe'); title('Uczenie predyktora OE');
figure; subplot(2,1,1); semilogy(krok); xlabel('Iteracje'); ylabel('Krok');
subplot(2,1,2); semilogy(ng); xlabel('Iteracje'); ylabel('Norma gradientu');
Earx=farx(n+1)
Eoe=foe(n+1)
